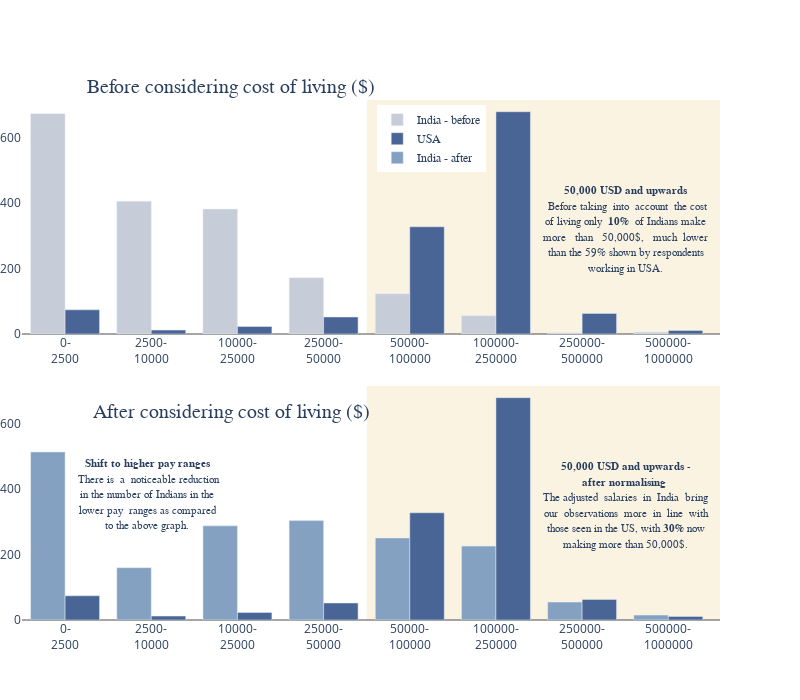

The code cell stored with this chart in its notebook:
### Markdown cell above
## <div class="subsection_title">2.7.1 Handling Regional bias in pays</div>

Salaries aren't really comparable by simply converting to USD and then drawing conclusions from this data. A major factor in this is the **cost of living** in different countries - Companies situated in places where costs of living are higher pay their employees more to compensate for this. A simple example would be how 100$ would have **different purchasing power in different places**.

I'll handle this disparity by dividing each respondents salary by their **country's cost of living index** and then converting this value to an equivalent amount in USD. A simple demonstration of how this affects reported salaries is shown below

<div class="sidenote">
    Source: Countries Dataset 2020 - <span style="font-style: italic;">Numbeo: Cost of living index</span>
</div>

### Code cell
# Map to convert bins to mid point amount.
earnings_map ={
 '$0-999': 500,
 '100,000-124,999': 112500,
 '10,000-14,999': 12500,
 '1,000-1,999': 1500,
 '40,000-49,999': 45000,
 '30,000-39,999': 35000,
 '50,000-59,999': 55000,
 '5,000-7,499': 6250,
 '15,000-19,999': 17500,
 '70,000-79,999': 75000,
 '60,000-69,999': 65000,
 '20,000-24,999': 22500,
 '150,000-199,999': 175000,
 '7,500-9,999': 8650,
 '125,000-149,999': 137500,
 '2,000-2,999': 2500,
 '25,000-29,999': 27500,
 '90,000-99,999': 95000,
 '80,000-89,999': 85000,
 '4,000-4,999': 4500,
 '3,000-3,999': 3500,
 '200,000-249,999': 225000,
 '300,000-500,000': 400000,
 '250,000-299,999': 275000,
 '> $500,000': 600000
}

# Loading cost of living index data
col_path = "./Cost of living index by country 2020.csv"
col = pd.read_csv(col_path)

col_index = col[["Country","Cost of Living Index"]] 

# We'll need this later to convert everything back to its USD equivalent
USA_coli = col_index[col_index["Country"]== "United States"]["Cost of Living Index"].values[0]

# Replacing the names which don't match across the two datasets
dataprofs_with_salary = dataprofs.replace("United States of America","United States")
dataprofs_with_salary = dataprofs_with_salary.replace("Viet Nam","Vietnam")
dataprofs_with_salary = dataprofs_with_salary.replace("Republic of Korea","South Korea")
dataprofs_with_salary = dataprofs_with_salary.replace("United Kingdom of Great Britain and Northern Ireland","United Kingdom")
dataprofs_with_salary = dataprofs_with_salary.replace("Iran, Islamic Republic of...","Iran")

# Merge on countries and drop all professionals that haven't reported any salary
dataprofs_with_salary = pd.merge(dataprofs_with_salary,col_index, left_on="Q3", right_on="Country")
dataprofs_with_salary = dataprofs_with_salary.dropna(axis=0, subset=["Q24"])

# amount - bins converted to a dollar amount, norm - amount / cost of living index, norm_US equivalent amount in USD
dataprofs_with_salary["Q24_amount"] = [earnings_map[row] for row in dataprofs_with_salary["Q24"].values]
dataprofs_with_salary["Q24_norm"] = dataprofs_with_salary["Q24_amount"]/dataprofs_with_salary["Cost of Living Index"]
dataprofs_with_salary["Q24_norm_US"] = dataprofs_with_salary["Q24_norm"] * USA_coli

# Creating dfs for the example
salary_eg_india = dataprofs_with_salary[dataprofs_with_salary["Q3"]=="India"]
salary_eg_us = dataprofs_with_salary[dataprofs_with_salary["Q3"]=="United States"]

field_avg_pays_ind = pd.DataFrame()

for field in fields:
    field_avg_pays_ind[field] = [dataprofs_with_salary[(dataprofs_with_salary["Q3"]=="India") & (dataprofs_with_salary["Q5"]==field)]["Q24_amount"].mean(),
                                 dataprofs_with_salary[(dataprofs_with_salary["Q3"]=="India") & (dataprofs_with_salary["Q5"]==field)]["Q24_norm_US"].mean()
                            ]

field_avg_pays_ind.index = ["original","normalised"]
field_avg_pays_ind = field_avg_pays_ind.T

field_avg_pays_us = pd.DataFrame()

for field in fields:
    field_avg_pays_us[field] = [dataprofs_with_salary[(dataprofs_with_salary["Q3"]=="United States") & (dataprofs_with_salary["Q5"]==field)]["Q24_amount"].mean(),
                                 dataprofs_with_salary[(dataprofs_with_salary["Q3"]=="United States") & (dataprofs_with_salary["Q5"]==field)]["Q24_norm_US"].mean()
                            ]

field_avg_pays_us.index = ["original","normalised"]
field_avg_pays_us = field_avg_pays_us.T

# Binning amounts
bins = [0,2500,10000,25000,50000,100000,250000,500000, 1000000]

salary_eg_india["amount_bins"] = pd.cut(salary_eg_india["Q24_amount"], bins)
salary_eg_india["norm_US_bins"] = pd.cut(salary_eg_india["Q24_norm_US"], bins)
salary_eg_us["amount_bins"] = pd.cut(salary_eg_us["Q24_amount"], bins)

order = [str(interval.left)+"-<br>"+str(interval.right) for interval in np.sort(salary_eg_india["amount_bins"].unique())]

# Creating graph
trace1 = go.Bar(
    y = salary_eg_india["amount_bins"].value_counts(),
    x = [str(interval.left)+"-<br>"+str(interval.right) for interval in salary_eg_india["amount_bins"].value_counts().index],
    name = "India - before",
    marker = dict(color = primary_grey),
)

trace2 = go.Bar(
    y = salary_eg_india["norm_US_bins"].value_counts(),
    x = [str(interval.left)+"-<br>"+str(interval.right) for interval in salary_eg_india["norm_US_bins"].value_counts().index],
    name = "India - after",
    marker = dict(color = primary_blue2),
)

trace3 = go.Bar(
    y = salary_eg_us["amount_bins"].value_counts(),
    x = [str(interval.left)+"-<br>"+str(interval.right) for interval in salary_eg_us["amount_bins"].value_counts().index],
    name = "USA",
    marker = dict(color = primary_blue),
)

layout = dict(
#     title = 
    margin = dict(l=0),
    xaxis= dict(
            categoryorder = 'array',
            categoryarray = order,
    ),
    yaxis= dict(
            domain=[0.55,1],
            showgrid = False,
            zeroline = True,
            zerolinewidth = 1,
            zerolinecolor = "#4d4d4d"
    ),
    xaxis2={'categoryorder':'array',
           'categoryarray': order},
    yaxis2= dict(
            domain=[0,0.45],
            showgrid = False,
            zeroline = True,
            zerolinewidth = 1,
            zerolinecolor = "#4d4d4d"
    ),
    barmode = "group",
    legend=dict(yanchor='top',xanchor='center',y=0.99,x=0.587,font=dict(family="Tahoma",size= 12),traceorder='normal'),
    plot_bgcolor = "#fff",
    width = 800,
    height=700,
)

title_format = "<span style='font-size:20px; font-family:Times New Roman'>%s</span>"

fig = subplots.make_subplots(rows=2, cols=1, subplot_titles=[title_format % "Before considering cost of living ($)" + " "*70,title_format % "After considering cost of living ($)" + " "*70])
fig.append_trace(trace1,1,1)
fig.append_trace(trace3,1,1)
fig.append_trace(trace2,2,1)
fig.append_trace(trace3,2,1)

fig.add_vrect(x0=3.5, x1=7.6,
              xref = "paper",
              yref = "y2",
              fillcolor= "#e9cf87",
              layer="below", 
              opacity=0.25, 
              line_width=0
)

# Annotations section

main_annot_format = "<span style='font-size:11px; font-family:Tahoma;'><b> %s </b><br> %s</span>"

fig.add_annotation(dict(
        x=0.865,
        y=0.75,
        xref = "paper",
        yref = "paper",
        text= main_annot_format % ("50,000 USD and upwards",
                                   """Before taking  into  account  the cost<br>of living only  <b>10%</b>  of Indians make<br>more   than   50,000$,   much  lower<br>than the 59% shown by respondents<br>working in USA."""),
        ax=0, ay=0
))

fig.add_annotation(dict(
        x=0.865,
        y=0.22,
        xref = "paper",
        yref = "paper",
        text= main_annot_format % ("50,000 USD and upwards - <br>after normalising",
                                   """The adjusted  salaries  in  India  bring <br>our  observations  more  in  line  with<br>those seen in the US, with <b>30%</b> now<br>making more than 50,000$."""),
        ax=0, ay=0
))

fig.add_annotation(dict(
        x=0.180,
        y=0.24,
        xref = "paper",
        yref = "paper",
        text= main_annot_format % ("Shift to higher pay ranges",
                                   """There is  a  noticeable reduction<br>in the number of Indians in the<br>lower pay  ranges as compared<br>to the above graph."""),
        ax=0, ay=0
))

fig['layout'].update(layout)

# Prevent USA from showing up twice in legend
fig["data"][3]["showlegend"] = False
iplot(fig)

### Figure 1 — Plotly figure (JSON) as saved in the notebook; plotly's stock layout.template omitted (floating-point values rounded to 4 significant figures)
{"data": [{"marker": {"color": "#c6ccd8"}, "name": "India - before", "type": "bar", "x": ["0-<br>2500", "2500-<br>10000", "10000-<br>25000", "25000-<br>50000", "50000-<br>100000", "100000-<br>250000", "500000-<br>1000000", "250000-<br>500000"], "xaxis": "x", "y": [674, 406, 382, 172, 123, 56, 6, 4], "yaxis": "y"}, {"marker": {"color": "#496595"}, "name": "USA", "type": "bar", "x": ["100000-<br>250000", "50000-<br>100000", "0-<br>2500", "250000-<br>500000", "25000-<br>50000", "10000-<br>25000", "2500-<br>10000", "500000-<br>1000000"], "xaxis": "x", "y": [680, 328, 74, 63, 52, 23, 12, 11], "yaxis": "y"}, {"marker": {"color": "#85a1c1"}, "name": "India - after", "type": "bar", "x": ["0-<br>2500", "25000-<br>50000", "10000-<br>25000", "50000-<br>100000", "100000-<br>250000", "2500-<br>10000", "250000-<br>500000", "500000-<br>1000000"], "xaxis": "x2", "y": [514, 304, 288, 251, 226, 160, 55, 15], "yaxis": "y2"}, {"marker": {"color": "#496595"}, "name": "USA", "showlegend": false, "type": "bar", "x": ["100000-<br>250000", "50000-<br>100000", "0-<br>2500", "250000-<br>500000", "25000-<br>50000", "10000-<br>25000", "2500-<br>10000", "500000-<br>1000000"], "xaxis": "x2", "y": [680, 328, 74, 63, 52, 23, 12, 11], "yaxis": "y2"}], "layout": {"annotations": [{"font": {"size": 16}, "showarrow": false, "text": "<span style='font-size:20px; font-family:Times New Roman'>Before considering cost of living ($)</span>                                                                      ", "x": 0.5, "xanchor": "center", "xref": "paper", "y": 1, "yanchor": "bottom", "yref": "paper"}, {"font": {"size": 16}, "showarrow": false, "text": "<span style='font-size:20px; font-family:Times New Roman'>After considering cost of living ($)</span>                                                                      ", "x": 0.5, "xanchor": "center", "xref": "paper", "y": 0.375, "yanchor": "bottom", "yref": "paper"}, {"ax": 0, "ay": 0, "text": "<span style='font-size:11px; font-family:Tahoma;'><b> 50,000 USD and upwards </b><br> Before taking  into  account  the cost<br>of living only  <b>10%</b>  of Indians make<br>more   than   50,000$,   much  lower<br>than the 59% shown by respondents<br>working in USA.</span>", "x": 0.865, "xref": "paper", "y": 0.75, "yref": "paper"}, {"ax": 0, "ay": 0, "text": "<span style='font-size:11px; font-family:Tahoma;'><b> 50,000 USD and upwards - <br>after normalising </b><br> The adjusted  salaries  in  India  bring <br>our  observations  more  in  line  with<br>those seen in the US, with <b>30%</b> now<br>making more than 50,000$.</span>", "x": 0.865, "xref": "paper", "y": 0.22, "yref": "paper"}, {"ax": 0, "ay": 0, "text": "<span style='font-size:11px; font-family:Tahoma;'><b> Shift to higher pay ranges </b><br> There is  a  noticeable reduction<br>in the number of Indians in the<br>lower pay  ranges as compared<br>to the above graph.</span>", "x": 0.18, "xref": "paper", "y": 0.24, "yref": "paper"}], "barmode": "group", "height": 700, "legend": {"font": {"family": "Tahoma", "size": 12}, "traceorder": "normal", "x": 0.587, "xanchor": "center", "y": 0.99, "yanchor": "top"}, "margin": {"l": 0}, "plot_bgcolor": "#fff", "shapes": [{"fillcolor": "#e9cf87", "layer": "below", "line": {"width": 0}, "opacity": 0.25, "type": "rect", "x0": 3.5, "x1": 7.6, "xref": "x", "y0": 0, "y1": 1, "yref": "y domain"}, {"fillcolor": "#e9cf87", "layer": "below", "line": {"width": 0}, "opacity": 0.25, "type": "rect", "x0": 3.5, "x1": 7.6, "xref": "x2", "y0": 0, "y1": 1, "yref": "y2 domain"}], "width": 800, "xaxis": {"anchor": "y", "categoryarray": ["0-<br>2500", "2500-<br>10000", "10000-<br>25000", "25000-<br>50000", "50000-<br>100000", "100000-<br>250000", "250000-<br>500000", "500000-<br>1000000"], "categoryorder": "array", "domain": [0, 1]}, "xaxis2": {"anchor": "y2", "categoryarray": ["0-<br>2500", "2500-<br>10000", "10000-<br>25000", "25000-<br>50000", "50000-<br>100000", "100000-<br>250000", "250000-<br>500000", "500000-<br>1000000"], "categoryorder": "array", "domain": [0, 1]}, "yaxis": {"anchor": "x", "domain": [0.55, 1], "showgrid": false, "zeroline": true, "zerolinecolor": "#4d4d4d", "zerolinewidth": 1}, "yaxis2": {"anchor": "x2", "domain": [0, 0.45], "showgrid": false, "zeroline": true, "zerolinecolor": "#4d4d4d", "zerolinewidth": 1}}}
